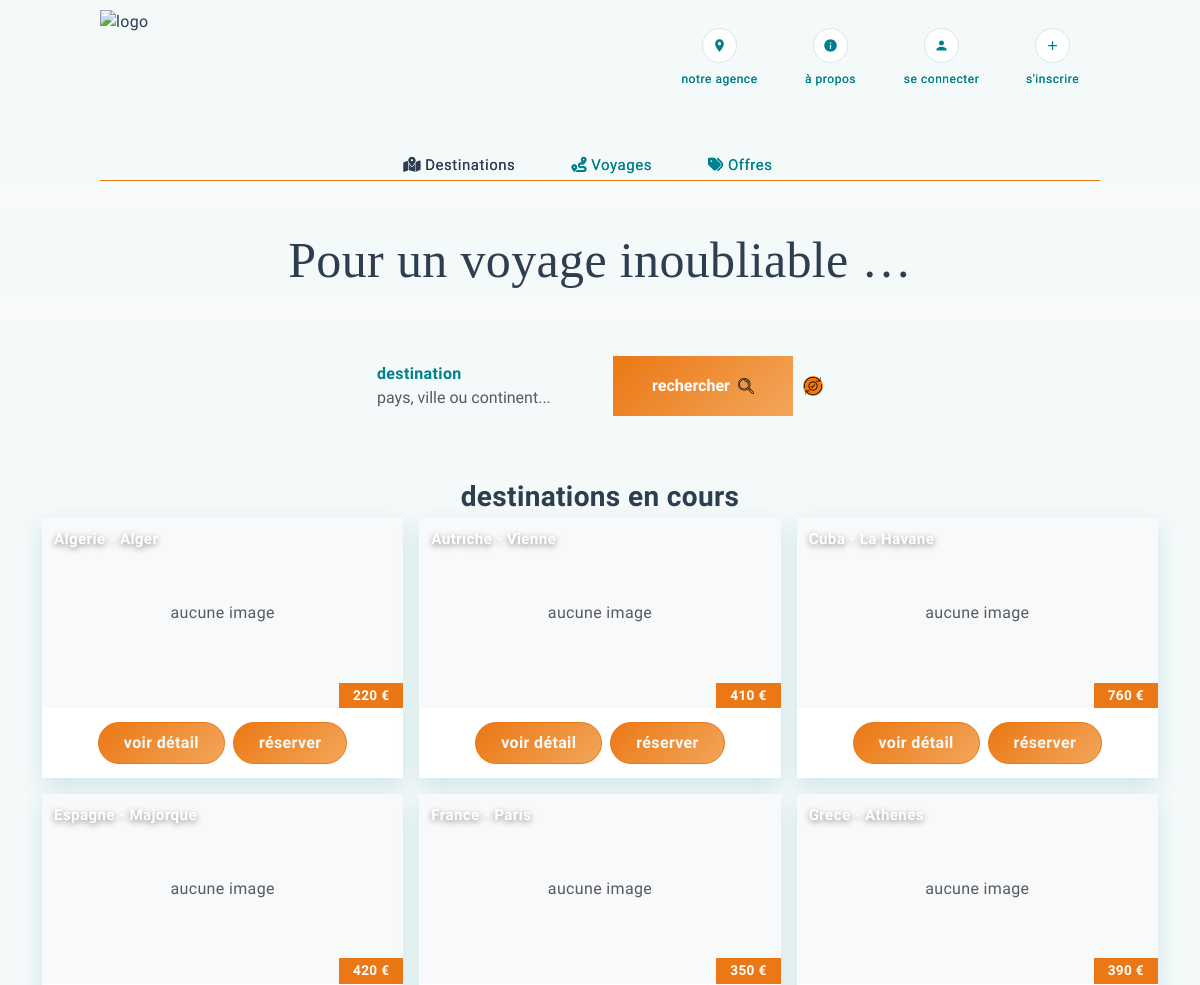
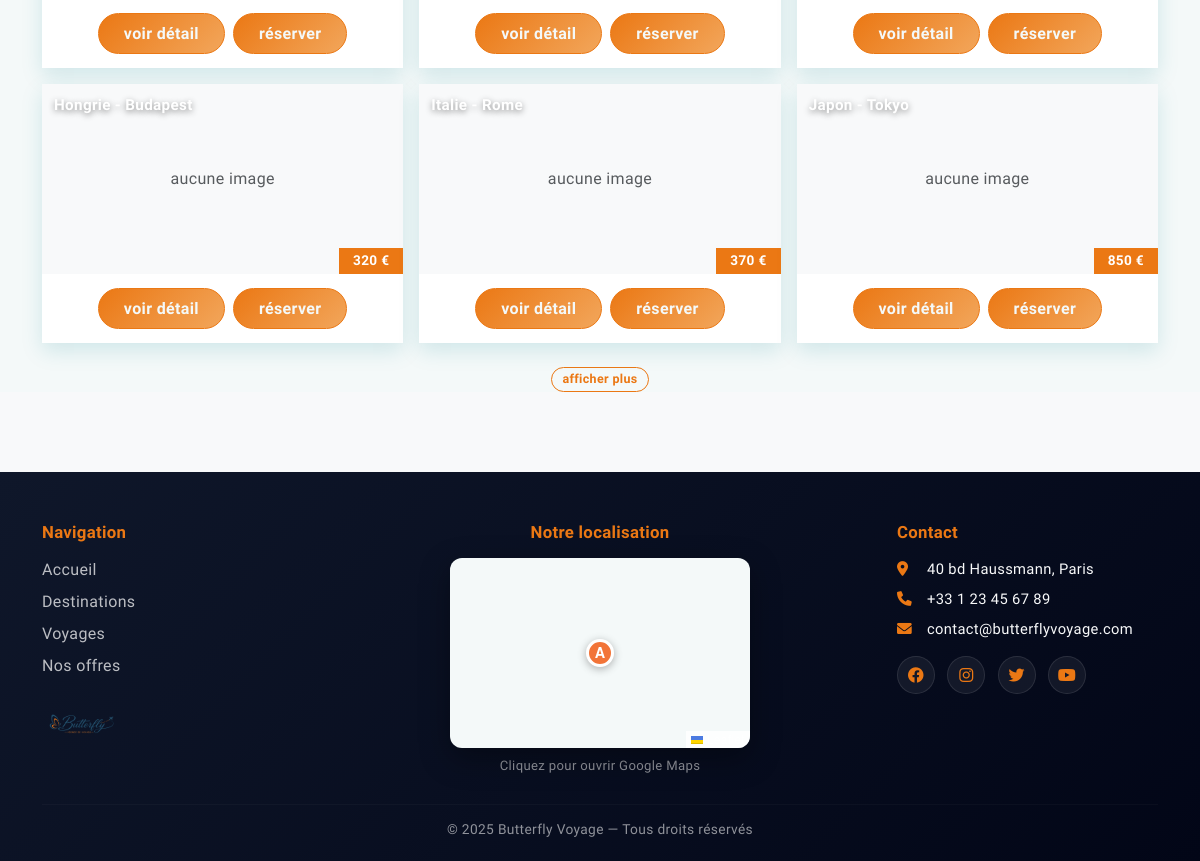
Page /index.php?page=destinations on the committed database (2 pictures, top to bottom).
### tables this page shows
CREATE TABLE `destinations` (
  `id_destination` int UNSIGNED NOT NULL AUTO_INCREMENT,
  `pays` varchar(100) NOT NULL,
  `ville` varchar(100) NOT NULL,
  `id_continent` int UNSIGNED DEFAULT NULL,
  `description` text,
  `prix_base` decimal(10,2) NOT NULL,
  `image_url` varchar(255) DEFAULT NULL,
  `actif` tinyint(1) NOT NULL DEFAULT 1,
  `date_creation` datetime NOT NULL DEFAULT CURRENT_TIMESTAMP,
  `date_modification` datetime NOT NULL DEFAULT CURRENT_TIMESTAMP ON UPDATE CURRENT_TIMESTAMP,
  PRIMARY KEY (`id_destination`),
  UNIQUE KEY `uk_destination_pays_ville` (`pays`, `ville`),
  KEY `idx_destinations_continent` (`id_continent`),
  KEY `idx_destinations_actif` (`actif`),
  CONSTRAINT `fk_destination_continent`
    FOREIGN KEY (`id_continent`)
    REFERENCES `continents` (`id_continent`)
    ON DELETE SET NULL
    ON UPDATE CASCADE
);

### index.php (called while the page is built, shortened)
<?php
require_once __DIR__ . "/controleur/controleur_class.php";
$unControleur = new Controleur();
$page = $_GET["page"] ?? "home";
switch ($page) {
    case "destinations":
        require_once __DIR__ . "/controleur/gestion_destinations.php";
        break;
}
require_once __DIR__ . "/vue/layout.php";

### modele/modele_class.php (called while the page is built, shortened)
<?php
class Modele
{
    private PDO $pdo;
    public function __construct()
    {
        $dsn = "mysql:host=localhost;dbname=bfly;charset=utf8mb4";
        $user = "root";
        $password = "";
        try {
            $this->pdo = new PDO($dsn, $user, $password, [
                PDO::ATTR_ERRMODE => PDO::ERRMODE_EXCEPTION,
                PDO::ATTR_DEFAULT_FETCH_MODE => PDO::FETCH_ASSOC,
            ]);
        } catch (PDOException $e) {
            echo "erreur de connexion à " . $dsn . "<br>";
            echo $e->getMessage();
            exit();
        }
    }
    private function fetchAll(string $sql, array $params = []): array
    {
        $stmt = $this->pdo->prepare($sql);
        $stmt->execute($params);
        return $stmt->fetchAll();
    }
    public function selectAll_destinations(): array
    {
        $sql = "select d.*, c.nom as continent
                from destinations d
                left join continents c on c.id_continent = d.id_continent
                where d.actif = 1
                order by d.pays, d.ville";
        return $this->fetchAll($sql);
    }
}

### controleur/controleur_class.php (called while the page is built, shortened)
<?php
require_once "modele/modele_class.php";
class Controleur
{
    private Modele $modele;
    public function __construct()
    {
        $this->modele = new Modele();
    }
    public function selectAll_destinations()
    {
        return $this->modele->selectAll_destinations();
    }
}

### controleur/gestion_destinations.php (called while the page is built)
<?php
$recherche = trim((string) ($_GET["q"] ?? ""));
if ($recherche !== "" && mb_strlen($recherche) >= 2) {
    $destinations = $unControleur->selectLike_destination($recherche);
} else {
    $destinations = $unControleur->selectAll_destinations();
}

### vue/destinations.php (the view)
<?php
$destinations = $destinations ?? [];
$step = 9;
$limit = max($step, (int) ($_GET["limit"] ?? $step));
$total = count($destinations);
$items = array_slice(array_values($destinations), 0, $limit);
$params = $_GET;
$params["limit"] = $limit + $step;
$queryMore = http_build_query($params);
?>
<div id="voyageBar">
    <?php require_once __DIR__ . "/components/searchDestinations.php"; ?>
</div>
<div class="container mt-4">
    <h3 class="section-title text-center mt-5">destinations en cours</h3>
    <?php if (empty($destinations)): ?>
        <div class="alert alert-info">
            aucune destination trouvée.
        </div>
    <?php else: ?>
        <div class="row g-3">
            <?php foreach ($items as $destination): ?>
                <?php
                $id = (int) ($destination["id_destination"] ?? 0);
                $pays = (string) ($destination["pays"] ?? "");
                $ville = (string) ($destination["ville"] ?? "");
                $prixBase = (float) ($destination["prix_base"] ?? 0);
                $image = (string) ($destination["image_url"] ?? "");
                $titre = trim($pays . " - " . $ville, " -");
                $alt = trim($pays . " " . $ville);
                ?>
                <div class="col-12 col-md-6 col-lg-4">
                    <div class="card h-100 grid-card">
                        <div class="grid-media">
                            <?php if ($image !== ""): ?>
                                <img
                                    src="<?= htmlspecialchars($image) ?>"
                                    class="grid-img"
                                    alt="<?= htmlspecialchars($alt) ?>"
                                >
                            <?php else: ?>
                                <div class="d-flex align-items-center justify-content-center bg-light grid-noimg">
                                    <span class="text-muted">aucune image</span>
                                </div>
                            <?php endif; ?>
                            <div class="grid-title-overlay">
                                <?= htmlspecialchars($titre) ?>
                            </div>
                            <?php if ($prixBase > 0): ?>
                                <span class="grid-price-badge">
                                    <?= number_format($prixBase, 0, ",", " ") ?> €
                                </span>
                            <?php endif; ?>
                        </div>
                        <div class="card-body grid-body">
                            <?php if ($id > 0): ?>
                                <div class="grid-actions">
                                    <?php if (!empty($_SESSION["user"])): ?>
                                        <a
                                            class="btn btn-outline-primary btn-sm grid-btn"
                                            href="index.php?page=destination_detail&id_destination=<?= $id ?>"
                                        >
                                            voir détail
                                        </a>
                                        <a
                                            class="btn btn-success btn-sm grid-btn"
                                            href="index.php?page=destination_detail&id_destination=<?= $id ?>"
                                        >
                                            réserver
                                        </a>
                                    <?php else: ?>
                                        <a
                                            class="btn btn-outline-primary btn-sm grid-btn"
                                            href="index.php?page=login&redirect=destination_detail&id_destination=<?= $id ?>"
                                        >
                                            voir détail
                                        </a>
                                        <a
                                            class="btn btn-success btn-sm grid-btn"
                                            href="index.php?page=login&redirect=destination_detail&id_destination=<?= $id ?>"
                                        >
                                            réserver
                                        </a>
                                    <?php endif; ?>
                                </div>
                            <?php endif; ?>
                        </div>
                    </div>
                </div>
            <?php endforeach; ?>
        </div>
        <?php if ($limit < $total): ?>
            <div class="d-flex justify-content-center mt-4">
                <a
                    class="btn btn-outline-primary btn-sm grid-btn"
                    href="?<?= htmlspecialchars($queryMore) ?>"
                >
                    afficher plus
                </a>
            </div>
        <?php endif; ?>
    <?php endif; ?>
</div>

### styles/style.css (style rules this page uses)
:root { --primary-color: #EB7814; --secondary-color: #007f8c; --text-color: #2c3e50; --muted-color: #7fa7a9; --bg-light: #f4f9f9; --border-color: #dce6e6; --border-radius: 14px; --btn-radius: 50rem; --shadow: 0 8px 20px rgba(0, 127, 140, 0.15); --transition: all 0.3s ease; }
html, body { background-color: var(--bg-light); }
body { font-family: "Poiret One", sans-serif; font-weight: 400; font-size: 16px; line-height: 1.5; letter-spacing: 0.35px; -webkit-font-smoothing: antialiased; -moz-osx-font-smoothing: grayscale; margin: 0; padding: 0; color: var(--text-color); }

### styles/page.css (style rules this page uses)
.section-title { font-weight: 800; color: var(--text-color); margin: 0 0 0.3rem; }
.ui-btn, .detail-btn, .grid-btn, .res-btn { font-size: 0.78rem; padding: 4px 10px; border-radius: 50rem; border-width: 1px; font-weight: 600; line-height: 1.2; transition: 0.15s ease; }
.ui-btn-primary, .btn-success.detail-btn, .btn-success.grid-btn { background: var(--primary-color); border-color: var(--primary-color); color: #fff; }
.ui-btn-outline, .btn-outline-primary.detail-btn, .btn-outline-primary.grid-btn { background: transparent; color: var(--primary-color); border-color: var(--primary-color); }
.grid-card { border: 0; border-radius: 0; box-shadow: var(--shadow); background: #fff; transition: 0.2s ease; }
.grid-media { position: relative; overflow: hidden; }
.grid-noimg { height: 190px; }
.grid-title-overlay { position: absolute; top: 10px; left: 12px; right: 12px; color: #fff; font-weight: 800; font-size: 0.95rem; text-shadow: 0 2px 6px rgba(0, 0, 0, 0.45); }
.grid-price-badge { position: absolute; right: 0; bottom: 0; padding: 6px 14px; background: var(--primary-color); color: #fff; font-weight: 800; font-size: 0.85rem; line-height: 1; border-radius: 0; border: 0; }
.grid-body { padding: 14px; }
.grid-actions { display: flex; justify-content: center; gap: 8px; }

### styles/components.css (style rules this page uses)
#voyageBar { position: relative !important; top: auto !important; left: 0; background-color: var(--bg-light); width: 100%; max-width: 100%; min-height: 59.5px; height: auto; margin: 0 auto; display: flex; align-items: center; z-index: 2 !important; }
.card .btn, .carousel-caption .btn { background:linear-gradient(135deg,var(--primary-color),#F2A65B); color:var(--bg-light); border:1px solid var(--primary-color); padding:10px 25px; font-size:1rem; transition:var(--transition); }

### rows in the picture
destinations: shows "aucune image", titre "Algerie - Alger", prix_base "220"
destinations: shows "aucune image", titre "Autriche - Vienne", prix_base "410"
destinations: shows "aucune image", titre "Cuba - La Havane", prix_base "760"
destinations: shows "aucune image", titre "Espagne - Majorque", prix_base "420"
destinations: shows "aucune image", titre "France - Paris", prix_base "350"
destinations: shows "aucune image", titre "Grece - Athenes", prix_base "390"
destinations: shows "aucune image", titre "Hongrie - Budapest", prix_base "320"
destinations: shows "aucune image", titre "Italie - Rome", prix_base "370"
destinations: shows "aucune image", titre "Japon - Tokyo", prix_base "850"
